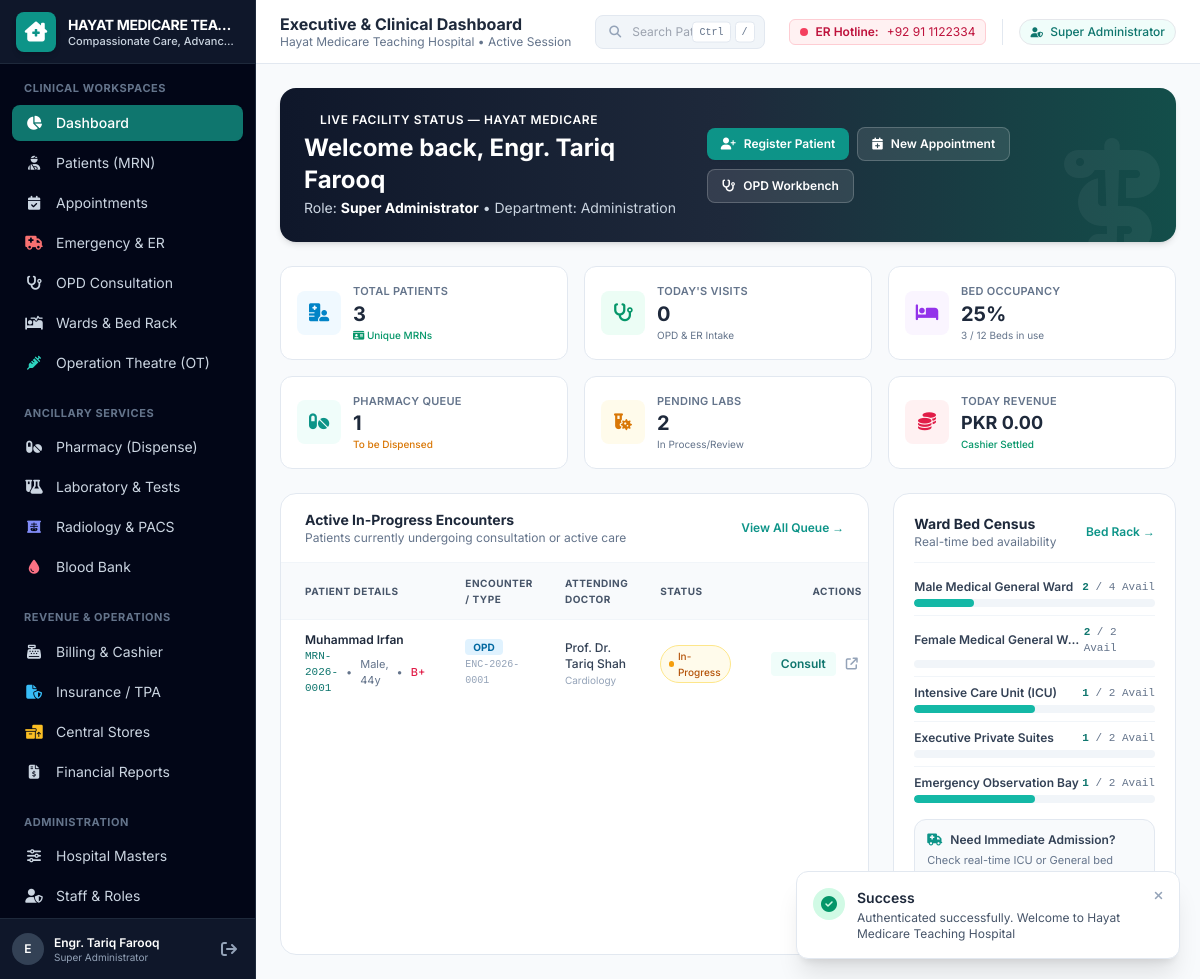
Page /index.php?page=dashboard (signed in) on the committed database.
### tables this page shows
CREATE TABLE `hospital_profiles` (
    `id` INT AUTO_INCREMENT PRIMARY KEY,
    `hospital_name` VARCHAR(150) NOT NULL,
    `tagline` VARCHAR(255) DEFAULT 'Excellence in Patient Care & Clinical Service',
    `license_number` VARCHAR(100) DEFAULT NULL,
    `tax_number` VARCHAR(100) DEFAULT NULL,
    `address` TEXT NOT NULL,
    `city` VARCHAR(100) NOT NULL,
    `country` VARCHAR(100) DEFAULT 'Pakistan',
    `phone` VARCHAR(50) NOT NULL,
    `email` VARCHAR(100) NOT NULL,
    `emergency_hotline` VARCHAR(50) NOT NULL,
    `currency_symbol` VARCHAR(10) DEFAULT 'PKR ',
    `default_tax_rate` DECIMAL(5,2) DEFAULT 0.00,
    `time_zone` VARCHAR(50) DEFAULT 'Asia/Karachi',
    `created_at` TIMESTAMP DEFAULT CURRENT_TIMESTAMP,
    `updated_at` TIMESTAMP DEFAULT CURRENT_TIMESTAMP ON UPDATE CURRENT_TIMESTAMP
);

CREATE TABLE `encounters` (
    `id` INT AUTO_INCREMENT PRIMARY KEY,
    `encounter_number` VARCHAR(30) NOT NULL UNIQUE,
    `patient_id` INT NOT NULL,
    `encounter_type` ENUM('OPD', 'Emergency', 'IPD') NOT NULL,
    `department_id` INT NOT NULL,
    `attending_doctor_id` INT NOT NULL,
    `admission_datetime` DATETIME NOT NULL,
    `discharge_datetime` DATETIME DEFAULT NULL,
    `encounter_status` ENUM('In-Progress', 'Completed', 'Admitted', 'Cancelled') DEFAULT 'In-Progress',
    `triage_level` ENUM('ESI-1', 'ESI-2', 'ESI-3', 'ESI-4', 'ESI-5', 'Routine') DEFAULT 'Routine',
    `primary_diagnosis` VARCHAR(255) DEFAULT NULL,
    `discharge_disposition` ENUM('Discharged_Home', 'Admitted_to_Ward', 'Admitted_to_ICU', 'Transferred', 'LAMA', 'Deceased') DEFAULT NULL,
    `created_by` INT DEFAULT NULL,
    `created_at` TIMESTAMP DEFAULT CURRENT_TIMESTAMP,
    INDEX `idx_enc_patient` (`patient_id`),
    INDEX `idx_enc_status` (`encounter_status`),
    INDEX `idx_enc_type` (`encounter_type`),
    FOREIGN KEY (`patient_id`) REFERENCES `patients`(`id`) ON DELETE RESTRICT,
    FOREIGN KEY (`department_id`) REFERENCES `departments`(`id`),
    FOREIGN KEY (`attending_doctor_id`) REFERENCES `users`(`id`),
    FOREIGN KEY (`created_by`) REFERENCES `users`(`id`) ON DELETE SET NULL
);

CREATE TABLE `patients` (
    `id` INT AUTO_INCREMENT PRIMARY KEY,
    `mrn` VARCHAR(30) NOT NULL UNIQUE,
    `first_name` VARCHAR(60) NOT NULL,
    `last_name` VARCHAR(60) NOT NULL,
    `gender` ENUM('Male', 'Female', 'Other') NOT NULL,
    `dob` DATE DEFAULT NULL,
    `age` INT DEFAULT NULL,
    `blood_group` ENUM('A+', 'A-', 'B+', 'B-', 'AB+', 'AB-', 'O+', 'O-', 'Unknown') DEFAULT 'Unknown',
    `marital_status` ENUM('Single', 'Married', 'Divorced', 'Widowed', 'Other') DEFAULT 'Single',
    `national_id` VARCHAR(30) DEFAULT NULL,
    `phone_primary` VARCHAR(30) NOT NULL,
    `phone_secondary` VARCHAR(30) DEFAULT NULL,
    `email` VARCHAR(100) DEFAULT NULL,
    `address` TEXT DEFAULT NULL,
    `city` VARCHAR(60) DEFAULT 'Peshawar',
    `emergency_contact_name` VARCHAR(100) DEFAULT NULL,
    `emergency_contact_relation` VARCHAR(50) DEFAULT NULL,
    `emergency_contact_phone` VARCHAR(30) DEFAULT NULL,
    `registered_by` INT DEFAULT NULL,
    `status` ENUM('Active', 'Deceased', 'Archived') DEFAULT 'Active',
    `created_at` TIMESTAMP DEFAULT CURRENT_TIMESTAMP,
    `updated_at` TIMESTAMP DEFAULT CURRENT_TIMESTAMP ON UPDATE CURRENT_TIMESTAMP,
    INDEX `idx_mrn` (`mrn`),
    INDEX `idx_phone` (`phone_primary`),
    INDEX `idx_national_id` (`national_id`),
    INDEX `idx_name` (`first_name`, `last_name`),
    FOREIGN KEY (`registered_by`) REFERENCES `users`(`id`) ON DELETE SET NULL
);

CREATE TABLE `users` (
    `id` INT AUTO_INCREMENT PRIMARY KEY,
    `username` VARCHAR(50) NOT NULL UNIQUE,
    `email` VARCHAR(100) NOT NULL UNIQUE,
    `password_hash` VARCHAR(255) NOT NULL,
    `full_name` VARCHAR(100) NOT NULL,
    `phone` VARCHAR(30) DEFAULT NULL,
    `role_id` INT NOT NULL,
    `department_id` INT DEFAULT NULL,
    `designation` VARCHAR(100) DEFAULT NULL,
    `qualification` VARCHAR(150) DEFAULT NULL,
    `consultation_fee` DECIMAL(10,2) DEFAULT 0.00,
    `status` ENUM('Active', 'Inactive', 'Suspended') DEFAULT 'Active',
    `last_login_at` DATETIME DEFAULT NULL,
    `created_at` TIMESTAMP DEFAULT CURRENT_TIMESTAMP,
    `updated_at` TIMESTAMP DEFAULT CURRENT_TIMESTAMP ON UPDATE CURRENT_TIMESTAMP,
    FOREIGN KEY (`role_id`) REFERENCES `roles`(`id`),
    FOREIGN KEY (`department_id`) REFERENCES `departments`(`id`) ON DELETE SET NULL
);

CREATE TABLE `departments` (
    `id` INT AUTO_INCREMENT PRIMARY KEY,
    `department_name` VARCHAR(100) NOT NULL,
    `code` VARCHAR(20) NOT NULL UNIQUE,
    `type` ENUM('Clinical', 'Ancillary', 'Administrative', 'Support') DEFAULT 'Clinical',
    `description` TEXT DEFAULT NULL,
    `status` ENUM('Active', 'Inactive') DEFAULT 'Active',
    `created_at` TIMESTAMP DEFAULT CURRENT_TIMESTAMP
);

### views/dashboard/index.php (the view, shortened to what the rows shown need)
<?php
$db = Database::getConnection();
$todayQueue = $db->query("
    SELECT e.*, p.mrn, p.first_name, p.last_name, p.gender, p.age, p.blood_group,
           u.full_name AS doctor_name, d.department_name
    FROM `encounters` e
    JOIN `patients` p ON e.patient_id = p.id
    JOIN `users` u ON e.attending_doctor_id = u.id
    JOIN `departments` d ON e.department_id = d.id
    WHERE e.encounter_status = 'In-Progress'
    ORDER BY e.admission_datetime DESC
    LIMIT 10
")->fetchAll();
?>
<div class="flex-1 overflow-y-auto custom-scrollbar p-6 space-y-6">
    <div class="bg-gradient-to-r from-navy-900 via-navy-800 to-medical-900 text-white rounded-2xl p-6 shadow-md relative overflow-hidden">
        <div class="relative z-10 flex flex-col md:flex-row md:items-center justify-between gap-4">
            <div>
                <h2 class="text-xl md:text-2xl font-bold">Welcome back, <?= htmlspecialchars($currentUser['full_name']) ?></h2>
            </div>
        </div>
    </div>
    <div class="grid grid-cols-1 lg:grid-cols-3 gap-6">
        <div class="lg:col-span-2 bg-white rounded-2xl border border-slate-200 shadow-xs overflow-hidden flex flex-col">
            <div class="overflow-x-auto flex-1">
                <table class="w-full text-left text-xs">
                    <thead class="bg-slate-50 text-slate-600 font-semibold uppercase tracking-wider text-[10px] border-b border-slate-100">
                        <tr>
                            <th class="px-6 py-3">Patient Details</th>
                            <th class="px-4 py-3">Encounter / Type</th>
                            <th class="px-4 py-3">Attending Doctor</th>
                            <th class="px-4 py-3">Status</th>
                            <th class="px-6 py-3 text-right">Actions</th>
                        </tr>
                    </thead>
                    <tbody class="divide-y divide-slate-100">
                        <?php if (empty($todayQueue)): ?>
                            <tr>
                                <td colspan="5" class="px-6 py-8 text-center text-slate-400">
                                    <i class="fa-solid fa-clipboard-check text-2xl mb-2 text-slate-300"></i>
                                    <p>No active in-progress encounters right now.</p>
                                </td>
                            </tr>
                        <?php else: ?>
                            <?php foreach ($todayQueue as $enc): ?>
                            <tr class="hover:bg-slate-50/80 transition-colors">
                                <td class="px-6 py-3">
                                    <div class="font-semibold text-slate-800">
                                        <?= htmlspecialchars($enc['first_name'] . ' ' . $enc['last_name']) ?>
                                    </div>
                                    <div class="text-[11px] text-slate-500 flex items-center gap-2">
                                        <span class="font-mono text-medical-700 font-medium"><?= htmlspecialchars($enc['mrn']) ?></span>
                                        <span>&bull;</span>
                                        <span><?= htmlspecialchars($enc['gender']) ?>, <?= $enc['age'] ?>y</span>
                                        <span>&bull;</span>
                                        <span class="font-medium text-rose-600"><?= htmlspecialchars($enc['blood_group']) ?></span>
                                    </div>
                                </td>
                                <td class="px-4 py-3">
                                    <span class="px-2 py-0.5 rounded text-[10px] font-bold <?= $enc['encounter_type'] === 'Emergency' ? 'bg-rose-100 text-rose-700' : ($enc['encounter_type'] === 'IPD' ? 'bg-purple-100 text-purple-700' : 'bg-sky-100 text-sky-700') ?>">
                                        <?= htmlspecialchars($enc['encounter_type']) ?>
                                    </span>
                                    <div class="text-[10px] text-slate-400 mt-0.5 font-mono"><?= htmlspecialchars($enc['encounter_number']) ?></div>
                                </td>
                                <td class="px-4 py-3">
                                    <div class="font-medium text-slate-700"><?= htmlspecialchars($enc['doctor_name']) ?></div>
                                    <div class="text-[10px] text-slate-400"><?= htmlspecialchars($enc['department_name']) ?></div>
                                </td>
                                <td class="px-4 py-3">
                                    <span class="inline-flex items-center gap-1 px-2 py-0.5 rounded-full text-[10px] font-medium bg-amber-50 text-amber-700 border border-amber-200">
                                        <span class="w-1.5 h-1.5 rounded-full bg-amber-500 animate-pulse"></span>
                                        <?= htmlspecialchars($enc['encounter_status']) ?>
                                    </span>
                                </td>
                                <td class="px-6 py-3 text-right">
                                    <div class="flex items-center justify-end gap-1.5">
                                        <a href="index.php?page=opd_consultation&encounter_id=<?= $enc['id'] ?>" class="px-2.5 py-1 bg-medical-50 text-medical-700 hover:bg-medical-100 rounded text-xs font-semibold transition-colors">
                                            Consult
                                        </a>
                                        <a href="index.php?page=patient_profile&id=<?= $enc['patient_id'] ?>" class="p-1 text-slate-400 hover:text-slate-600 rounded" title="View Patient 360°">
                                            <i class="fa-solid fa-arrow-up-right-from-square"></i>
                                        </a>
                                    </div>
                                </td>
                            </tr>
                            <?php endforeach; ?>
                        <?php endif; ?>
                    </tbody>
                </table>
            </div>
        </div>
    </div>
</div>

### views/layouts/sidebar.php (shortened to what the rows shown need)
<?php
$hProfile = hospital_profile();
?>
<aside class="w-64 bg-navy-950 text-slate-300 flex flex-col flex-shrink-0 h-full border-r border-slate-800 no-print">
    <div class="h-16 flex items-center px-4 bg-navy-900 border-b border-slate-800 gap-3">
        <div class="leading-tight overflow-hidden">
            <h1 class="font-bold text-white text-sm truncate tracking-tight uppercase"><?= htmlspecialchars($hProfile['hospital_name']) ?></h1>
            <p class="text-[11px] text-medical-400 font-medium truncate"><?= htmlspecialchars($hProfile['tagline'] ?? 'Clinical Care') ?></p>
        </div>
    </div>
</aside>

### views/layouts/topbar.php (shortened to what the rows shown need)
<?php
$hProfile = hospital_profile();
?>
<header class="h-16 bg-white border-b border-slate-200 px-6 flex items-center justify-between flex-shrink-0 no-print">
    <div class="flex items-center gap-3">
        <div>
            <h2 class="font-bold text-slate-800 text-base leading-tight"><?= clean_input($pageTitle ?? 'Hospital Management') ?></h2>
            <p class="text-xs text-slate-500"><?= htmlspecialchars($hProfile['hospital_name']) ?> &bull; Active Session</p>
        </div>
    </div>
    <div class="flex items-center gap-4">
        <div class="hidden lg:flex items-center gap-2 px-2.5 py-1 bg-rose-50 border border-rose-200 rounded-md text-xs text-rose-700">
            <span class="w-2 h-2 rounded-full bg-rose-500 animate-pulse"></span>
            <span class="font-semibold">ER Hotline:</span> <?= htmlspecialchars($hProfile['emergency_hotline'] ?? '1122') ?>
        </div>
        <div class="flex items-center gap-2 border-l border-slate-200 pl-4">
            <span class="px-2.5 py-1 rounded-full text-xs font-medium bg-medical-50 text-medical-700 border border-medical-200">
            </span>
        </div>
    </div>
</header>

### rows in the picture
hospital_profiles: hospital_name "HAYAT MEDICARE TEA…", tagline "Compassionate Care, Advanc…", hospital_name "Hayat Medicare Teaching Hospital", emergency_hotline "+92 91 1122334"
encounters: patient.last_name "Muhammad Irfan", patient.mrn "MRN-2026-0001", patient.gender "Male", patient.age "44", patient.blood_group "B+", encounter_type "OPD", encounter_number "ENC-2026-0001", attending_doctor.full_name "Prof. Dr. Tariq Shah", department.department_name "Cardiology", encounter_status "In-Progress"

### other values in the picture
substr($currentUser['full_name'] ?? 'U', 0, 1) "E"
$currentUser['full_name'] "Engr. Tariq Farooq"
$currentUser['role_name'] "Super Administrator"
clean_input($pageTitle ?? 'Hospital Management') "Executive & Clinical Dashboard"
$currentUser['department_name'] "Administration"
$totalPatients "3"
$todayEncounters "0"
$bedOccupancyPercent "25"
$occupiedBeds "3"
$totalBeds "12"
$pendingPrescriptions "1"
$pendingLabs "2"
format_currency($todayRevenue) "PKR 0.00"
$w['ward_name'] "Male Medical General Ward"
$w['available_beds'] "2"
